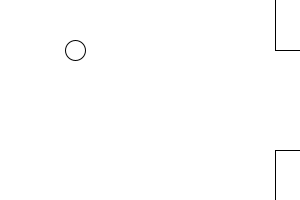
Frame 1 (no input)
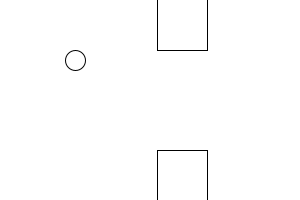
Frame 60 (the mouse pressed at the canvas centre just before this capture)
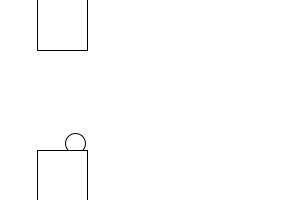
Frame 120 (the mouse held since frame 60 and released just before this capture)

The Processing sketch that drew these frames (run headless with seeded random() and noise(); from frame 60 on, the mouse is pressed at the canvas centre):

// Processing sketch: FlappyBirds
// ── FlappyBirds.pde
float x = 0;
float y = 0;
float snelheid_omlaag = 1;
float obstakel_x = 0;
float obstakel_y = 0;

void setup()
{
  size(300, 200);
  x = width / 4;
  y = height / 4;
  obstakel_x = width;
  obstakel_y = height / 2;
}

void draw()
{
  background(255, 255, 255);
  ellipse(x, y, 20, 20);
  rect(obstakel_x - 25, obstakel_y + 50, 50, height);
  rect(obstakel_x - 25, obstakel_y - 50, 50, -height);
  obstakel_x = obstakel_x - 2;
  y = y + snelheid_omlaag;
  snelheid_omlaag = snelheid_omlaag + 0.2;
  if (obstakel_x < -50)
  {
    obstakel_x = width + 50;
    obstakel_y = random(height);
  }
  if (y > height + 10)
  {
    y = 10;
    snelheid_omlaag = 0;
  }
  if (keyPressed)
  {
    if (key == ' ') {
      snelheid_omlaag = -2;
    }
  }
}
